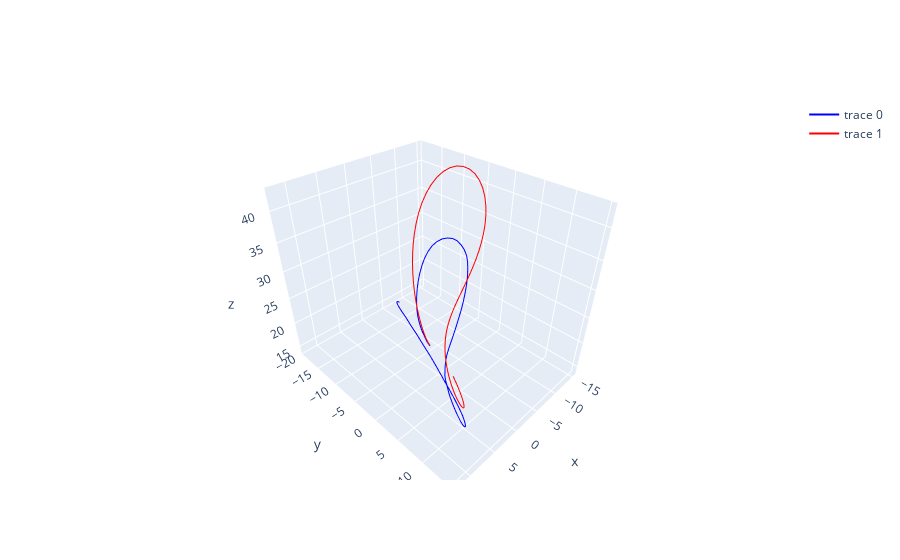

The notebook cell this image was saved under:
### Markdown cell above
## Here, we load the trained model to save time. It could be costly if we would click `run_all` again somehow

### Code cell
from tensorflow.keras.models import load_model
import plotly.graph_objects as go
import numpy as np

model = load_model('q1b.h5')
in_tmp = data[:, 8000].T # the 8000th step coordinate. 
print(in_tmp.shape) # (3,1)

pred = np.zeros((3, 100)) # creating a numpy array that is going to store the future 100 predictions. 

asdas = in_tmp.reshape(1, -1)
print(f"shape of sasda{asdas.shape}")

# predict 100 times.
# initial in_tmp was specified, but then after the first run, `in_tmp` will be the prediction of the previous step.
for t, _ in enumerate(range(8000, 8100)): # range(8000, 8100) return the 8001-8100 steps
    in_tmp = model.predict(in_tmp.reshape(1, -1), verbose=0)
    pred[:, t] = in_tmp

# plot
plot_fig = go.Figure(data=go.Scatter3d(
    x=pred[0], y=pred[1], z=pred[2], mode='lines',
    line=dict(color='blue')
))

actual_traj = data[:, 8001:8101]
plot_fig.add_trace(go.Scatter3d(
    x=actual_traj[0], y=actual_traj[1], z=actual_traj[2], mode='lines',
    line=dict(color='red')
))

print(f'MSE: {((pred[:,:100] - actual_traj) ** 2).mean()}')
plot_fig.show()
